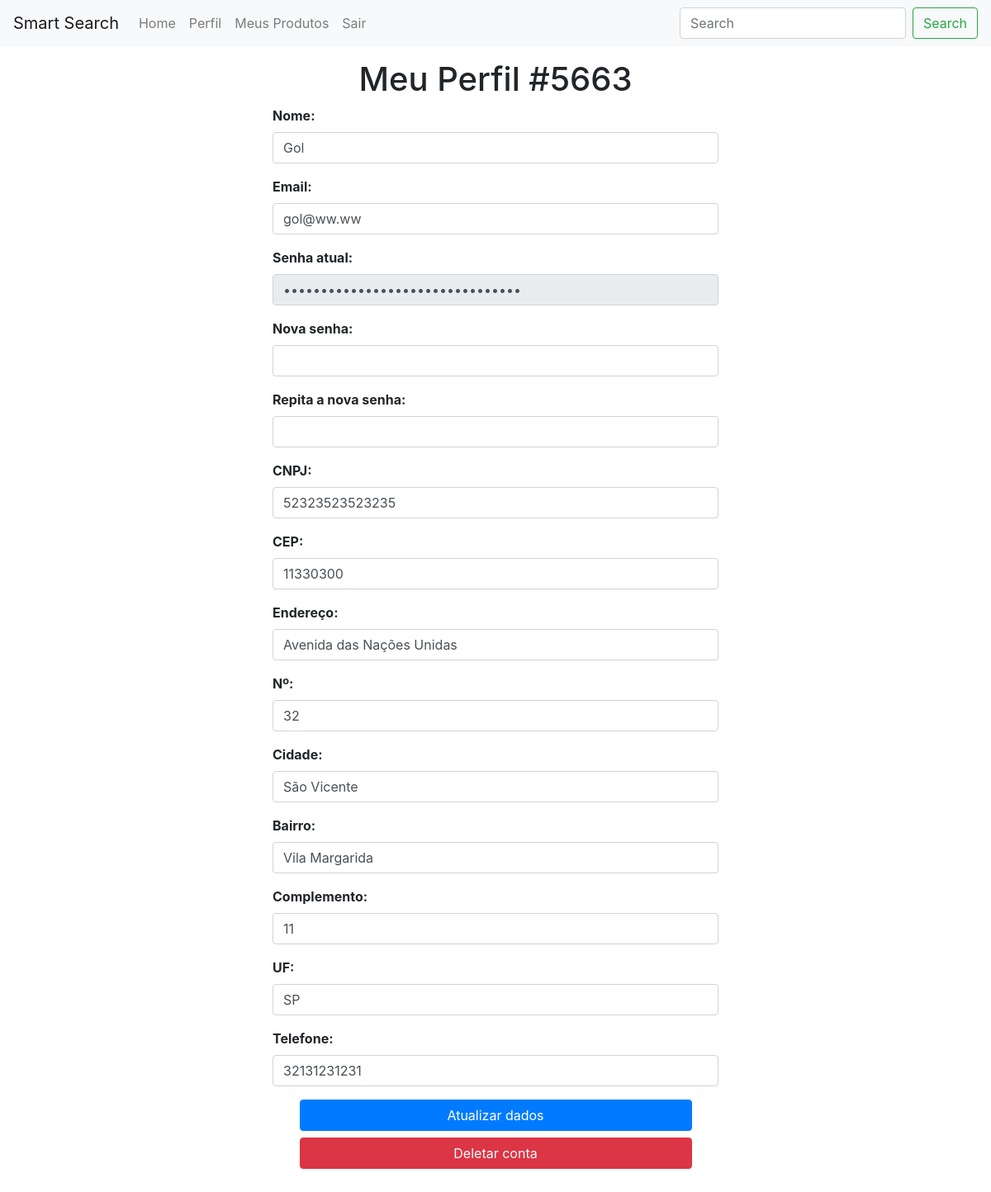
The page /perfil/index.php (signed in) on the database its author committed.
### tables this page shows
CREATE TABLE loja (
    cd_cnpj INTEGER PRIMARY KEY,
    cd_cep VARCHAR(9),
    cd_telefone INTEGER,
    fk_usuario_loja INTEGER,
    fk_plano_loja INTEGER,
CONSTRAINT FK_usuario_loja
    FOREIGN KEY (fk_usuario_loja)
    REFERENCES usuario (cd_usuario),
CONSTRAINT FK_plano_loja
    FOREIGN KEY (fk_plano_loja)
    REFERENCES plano (cd_plano)
);

CREATE TABLE usuario (
    cd_usuario INTEGER PRIMARY KEY,
    nm_email VARCHAR(50),
    nm_usuario VARCHAR,
    cd_senha VARCHAR(50)
);

CREATE TABLE endereco (
    nm_endereco INTEGER,
    cd_numero_endereco INTEGER,
    nm_cidade VARCHAR(50),
    nm_bairro VARCHAR(50),
    cd_complemento VARCHAR(50),
    fk_loja_endereco INTEGER,
    cd_loja INTEGER PRIMARY KEY, sg_uf varchar(2),
CONSTRAINT FK_loja_endereco
    FOREIGN KEY (fk_loja_endereco)
    REFERENCES loja (cd_cnpj)
);

### perfil/index.php (the view, shortened to what this page needs)
<?php
try {
  require $_SERVER['DOCUMENT_ROOT'] . '/php/connection-database.php';
  $select = "";
  $id = $_SESSION['id'];
  if($id%2 == 0){
    $select = "SELECT * FROM usuario WHERE cd_usuario = :id";
  }
  else{
    $select = "select * from loja l join usuario u on u.cd_usuario = l.fk_usuario_loja join endereco e on e.fk_loja_endereco = l.cd_cnpj where cd_usuario = :id;";
  }
  $cmd = $conexao->prepare($select);
  $cmd->bindParam(":id", $_SESSION['id']);
  $dados = $cmd->execute();
  $dados = $cmd->fetchAll();
}catch (PDOException $e) {
  $aviso = "Erro ao realizar operação. ". $e->getMessage();
}
?>
<!DOCTYPE html>
<html lang="en">
<head>
 <?php include '../php/links-head.php'; ?>
</head>
<body>
  <?php include '../php/nav-bar.php'; ?>
  <div class="container">
    <h1 class="text-center mt-3">Meu Perfil #<?=$_SESSION['id']?></h1>
    <form class="row justify-content-center" method="POST">
      <div class="form-group col-md-6">
        <label>Nome:</label>
        <input type="text" class="form-control" name="nome" value="<?=$dados[0]['nm_usuario']?>">
      </div>
      <div class="form-group col-md-6">
        <label>Email:</label>
        <input type="email" class="form-control" name="email" value="<?=$dados[0]['nm_email']?>">
      </div>
      <div class="form-group col-md-6">
        <label>Senha atual:</label>
        <input type="password" class="form-control" name="senha-atual" value="<?=$dados[0]['cd_senha']?>" readonly>
      </div>
      <div class="form-group col-md-6">
        <label>Nova senha:</label>
        <input type="password" class="form-control" name="senha-nova">
      </div>
      <div class="form-group col-md-6">
        <label>Repita a nova senha:</label>
        <input type="password" class="form-control" name="re-senha-nova">
      </div>
      <?php
      if($_SESSION['id']%2 == 1){
        require 'loja-form.php';
      }
      ?>
      <button type="submit" class="btn btn-primary col-md-5 mb-2" name="submit" value="att">Atualizar dados</button>
      <button type="submit" class="btn btn-danger col-md-5 mb-5" name="submit" value="delete">Deletar conta</button>
    </form>
  </div>
</body>
</html>

### perfil/loja-form.php (shortened to what this page needs)
<div class="form-group col-md-6">
  <label>CNPJ:</label>
  <input type="text" class="form-control" name="cnpj" value="<?=$dados[0]['cd_cnpj']?>">
</div>
<div class="form-group col-md-6">
  <label>CEP:</label>
  <input type="text" onblur="pesquisacep(this.value)" class="form-control" name="cep" value="<?=$dados[0]['cd_cep']?>">
</div>
<div class="form-group col-md-6">
  <label>Endereço:</label>
  <input type="text" class="form-control" name="rua" id="rua" value="<?=$dados[0]['nm_endereco']?>">
</div>
<div class="form-group col-md-6">
  <label>Nº:</label>
  <input type="text" class="form-control" name="numero" value="<?=$dados[0]['cd_numero_endereco']?>">
</div>
<div class="form-group col-md-6">
  <label>Cidade:</label>
  <input type="text" class="form-control" name="cidade" id="cidade" value="<?=$dados[0]['nm_cidade']?>">
</div>
<div class="form-group col-md-6">
  <label>Bairro:</label>
  <input type="text" class="form-control" name="bairro" id="bairro" value="<?=$dados[0]['nm_bairro']?>">
</div>
<div class="form-group col-md-6">
  <label>Complemento:</label>
  <input type="text" class="form-control" name="complemento" value="<?=$dados[0]['cd_complemento']?>">
</div>
<div class="form-group col-md-6">
  <label>UF:</label>
  <input type="text" class="form-control" name="uf" id="uf" value="<?=$dados[0]['sg_uf']?>">
</div>
<div class="form-group col-md-6">
  <label>Telefone:</label>
  <input type="text" class="form-control" name="telefone" value="<?=$dados[0]['cd_telefone']?>">
</div>

### perfil/index.php (style rules this page uses)
label { font-weight: 700; }

### rows shown on the page
loja: nome "Gol", email "gol@ww.ww", cnpj "52323523523235", cep "11330300", rua "Avenida das Nações Unidas", numero "32", cidade "São Vicente", bairro "Vila Margarida", complemento "11", uf "SP", telefone "32131231231"

### other values the page prints
$_SESSION['id'] "5663"
